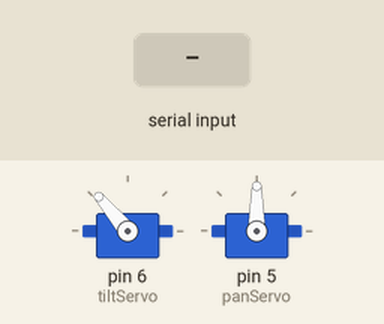
The sketch below on a simulated Arduino Uno, built with avr-gcc and run on an emulated ATmega328P. Parts: 2 × servo. The test bench sets the inputs (shaded band).

Above: at 1.2 s.
1.3 s: "90,45\n" received over Serial
At 1.7 s:
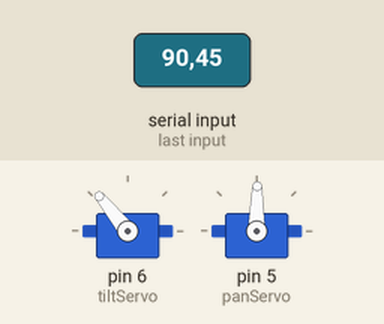
2.8 s: "30,150\n" received over Serial
At 4.0 s:
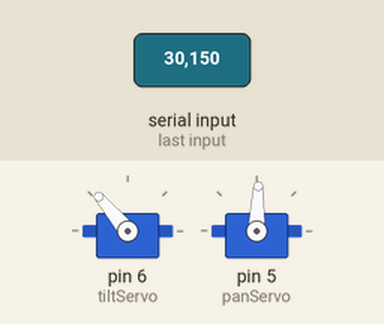
Timing chart, 0 to 5.8 s (numbered marks = the images above; inputs shaded):
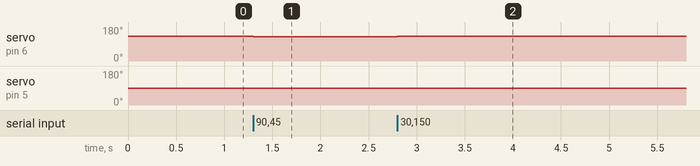

The sketch:

ARduino_OpenCV.ino
```cpp
#include <Servo.h>

typedef struct coordinates
{
  int x;
  int y;
}Coordinate;

typedef struct Limits
{
  int Max;
  int Min;
}Limit;


Servo tiltServo;  // create servo object to control a servo
Servo panServo;
Coordinate faceCenter = {640/4, 480/4};
Coordinate actualFace;
Limit panServoLim = {180,0};
Limit tiltServoLim = {175,80};

int pos = 180;             // variable to store the servo position
int midScreenWindow = 20;  // This is the acceptable 'error' for the center of the screen.
int stepSize = 1;
int panServoPos = 90;
int tiltServoPos = 130;


void setup()
{
  Serial.begin(115200);
  tiltServo.attach(6);  // attaches the servo on pin 9 to the servo object
  tiltServo.write(tiltServoPos);
  panServo.attach(5);  // attaches the servo on pin 9 to the servo object
  panServo.write(panServoPos);
}

void loop()
{
  if (Serial.available() > 0)
  {
    // look for the next valid integer in the incoming serial stream
    actualFace.x = Serial.parseInt();
    actualFace.y = Serial.parseInt();
    if (Serial.read() == '\n')
    {
        //Find out if the Y component of the face is below the middle of the screen.
        if(actualFace.y < (faceCenter.y - midScreenWindow))
        {
            //If it is below the middle of the screen, update the tilt position variable to lower the tilt servo.
            if(tiltServoPos >= tiltServoLim.Min)
            {
              tiltServoPos -= stepSize;
            }
        }
        //Find out if the Y component of the face is above the middle of the screen.
        else if(actualFace.y > (faceCenter.y + midScreenWindow))
        {
            //Update the tilt position variable to raise the tilt servo.
            if(tiltServoPos <= tiltServoLim.Max)
            {
              tiltServoPos +=stepSize;
            }
        }
        //Find out if the X component of the face is to the left of the middle of the screen.
        if(actualFace.x < (faceCenter.x - midScreenWindow))
        {
            //Update the pan position variable to move the servo to the left.
            if(panServoPos >= panServoLim.Min)
            {
              panServoPos -= stepSize;
            }
        }
        //Find out if the X component of the face is to the right of the middle of the screen.
        else if(actualFace.x > (faceCenter.x + midScreenWindow))
        {
            //Update the pan position variable to move the servo to the right.
            if(panServoPos <= panServoLim.Max)
            {
              panServoPos +=stepSize;
            }
        }

        tiltServo.write(tiltServoPos);
        panServo.write(panServoPos);
    }
  }
}
```

Measured:
- after the input at 1.3 s, servo on pin 6 (tiltServo): 130° → 129° at once; servo on pin 5 (panServo): 90° → 89° at once
- after the input at 2.8 s, servo on pin 6 (tiltServo): 129° → 130° at once; servo on pin 5 (panServo): 89° → 88° at once
